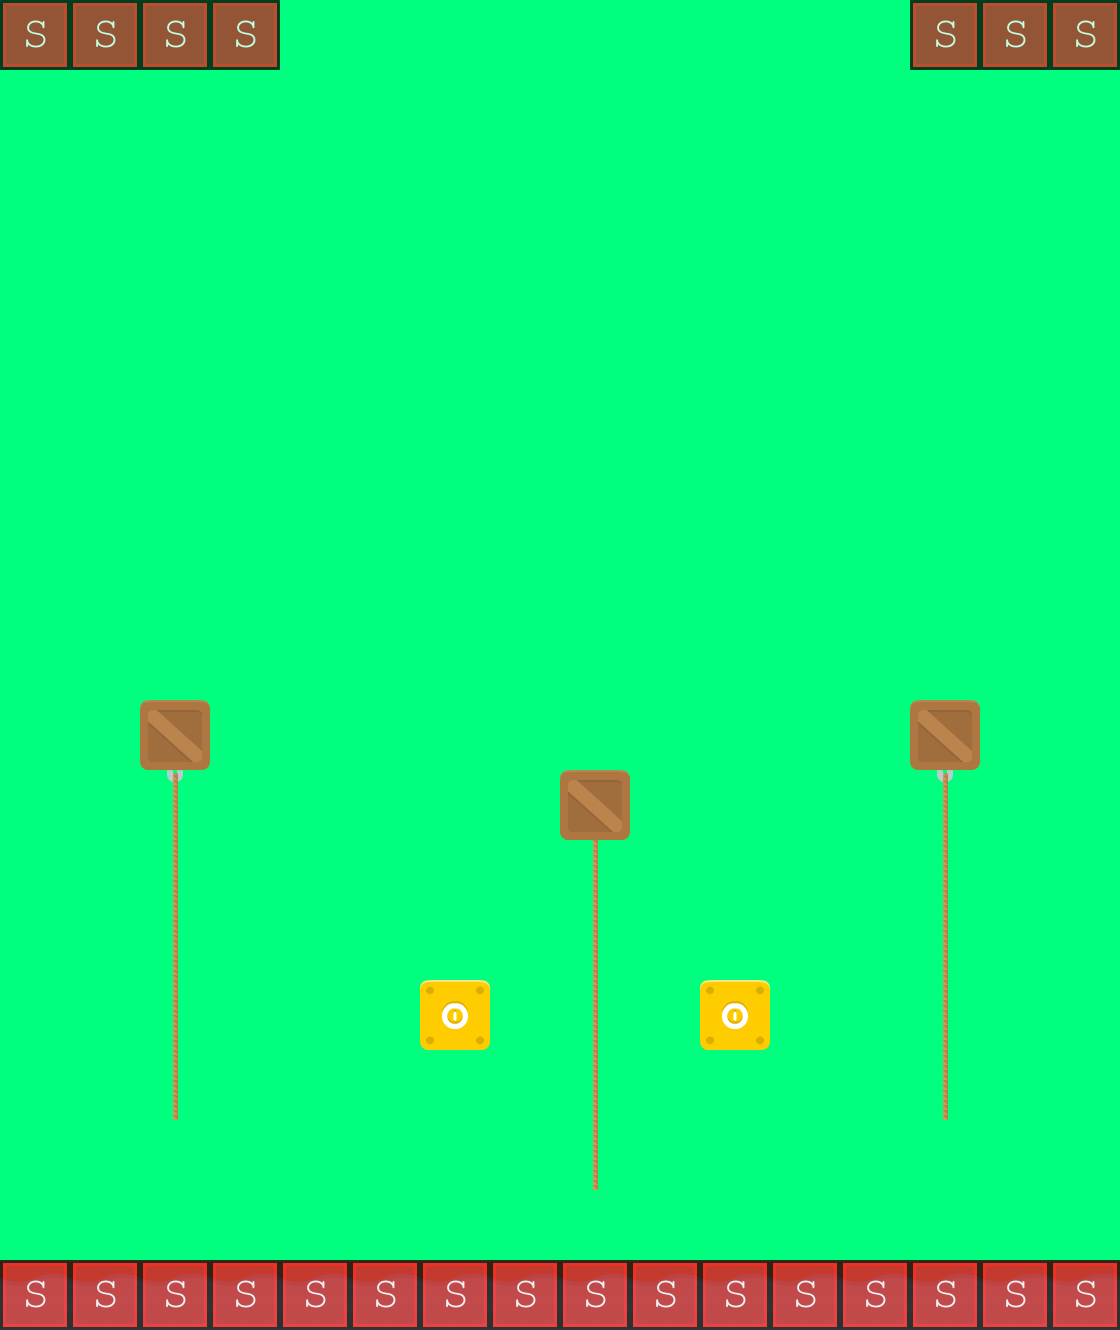

This is a level from a 2D game, rendered from its Tiled map with the project's own tilesets. A one-line summary and the map file follow, with tile-layer data summarised:
An orthogonal 16x19 tile map with 70x70 px tiles, 3 tile layers (background1, collision, Tile Layer 1), 4 tilesets and 3 objects (3x BadGuy).

<map version="1.0" orientation="orthogonal" renderorder="right-down" width="16" height="19" tilewidth="70" tileheight="70" backgroundcolor="#00ff7f">
 <tileset firstgid="1" name="background-tiles" tilewidth="70" tileheight="70">
  <image source="../img/background-tiles.png" width="910" height="910" />
 </tileset>
 <tileset firstgid="170" name="background-tiles" tilewidth="70" tileheight="70">
  <image source="../img/background-tiles.png" width="910" height="910" />
 </tileset>
 <tileset firstgid="339" name="background-tiles" tilewidth="70" tileheight="70">
  <image source="../img/background-tiles.png" width="910" height="910" />
 </tileset>
 <tileset firstgid="508" name="meta-tiles" tilewidth="70" tileheight="70">
  <image source="../img/meta-tiles.png" width="350" height="70" />
  <tile id="4">
   <properties>
    <property name="type" value="solid" />
   </properties>
  </tile>
 </tileset>
 <layer name="background1" width="16" height="19">
  <data>[304 cells, 42 non-empty, 6 distinct tile ids]</data>
 </layer>
 <layer name="collision" width="16" height="19" opacity="0.76">
  <data>[304 cells, 24 non-empty, 2 distinct tile ids]</data>
 </layer>
 <layer name="Tile Layer 1" width="16" height="19" opacity="0">
  <data>[304 cells, 16 non-empty, 2 distinct tile ids]</data>
 </layer>
 <objectgroup name="EnemyEntities">
  <object name="BadGuy" x="281" y="1191" width="419" height="67" />
  <object name="BadGuy" x="562" y="1192" width="417" height="65" />
  <object name="BadGuy" x="70" y="1187" width="141" height="73" />
 </objectgroup>
</map>
